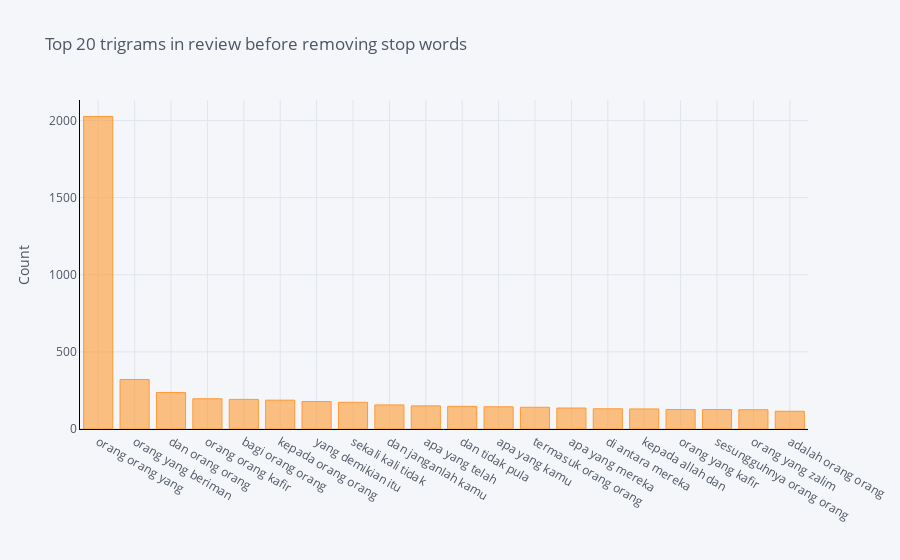

Notebook code cell kept with this figure:
### Code cell
# The distribution of top trigrams before removing stop words

df2 = pd.DataFrame(common_words,
                   columns = ['Text' , 'count'])

df2.groupby('Text').sum()['count'].sort_values(ascending=False).iplot(kind='bar',
                                                                       yTitle='Count',
                                                                       linecolor='black',
                                                                       title='Top 20 trigrams in review before removing stop words')

### Figure 1 — Plotly figure (JSON) as saved in the notebook; plotly's stock layout.template omitted (floating-point values rounded to 4 significant figures)
{"data": [{"marker": {"color": "rgba(255, 153, 51, 0.6)", "line": {"color": "rgba(255, 153, 51, 1.0)", "width": 1}}, "name": "count", "orientation": "v", "text": "", "type": "bar", "x": ["orang orang yang", "orang yang beriman", "dan orang orang", "orang orang kafir", "bagi orang orang", "kepada orang orang", "yang demikian itu", "sekali kali tidak", "dan janganlah kamu", "apa yang telah", "dan tidak pula", "apa yang kamu", "termasuk orang orang", "apa yang mereka", "di antara mereka", "kepada allah dan", "orang yang kafir", "sesungguhnya orang orang", "orang yang zalim", "adalah orang orang"], "y": [2026, 321, 237, 196, 192, 187, 178, 173, 156, 150, 147, 144, 141, 136, 131, 130, 126, 126, 125, 115]}], "layout": {"legend": {"bgcolor": "#F5F6F9", "font": {"color": "#4D5663"}}, "paper_bgcolor": "#F5F6F9", "plot_bgcolor": "#F5F6F9", "title": {"font": {"color": "#4D5663"}, "text": "Top 20 trigrams in review before removing stop words"}, "xaxis": {"gridcolor": "#E1E5ED", "linecolor": "black", "showgrid": true, "tickfont": {"color": "#4D5663"}, "title": {"font": {"color": "#4D5663"}, "text": ""}, "zerolinecolor": "#E1E5ED"}, "yaxis": {"gridcolor": "#E1E5ED", "linecolor": "black", "showgrid": true, "tickfont": {"color": "#4D5663"}, "title": {"font": {"color": "#4D5663"}, "text": "Count"}, "zerolinecolor": "#E1E5ED"}}}
